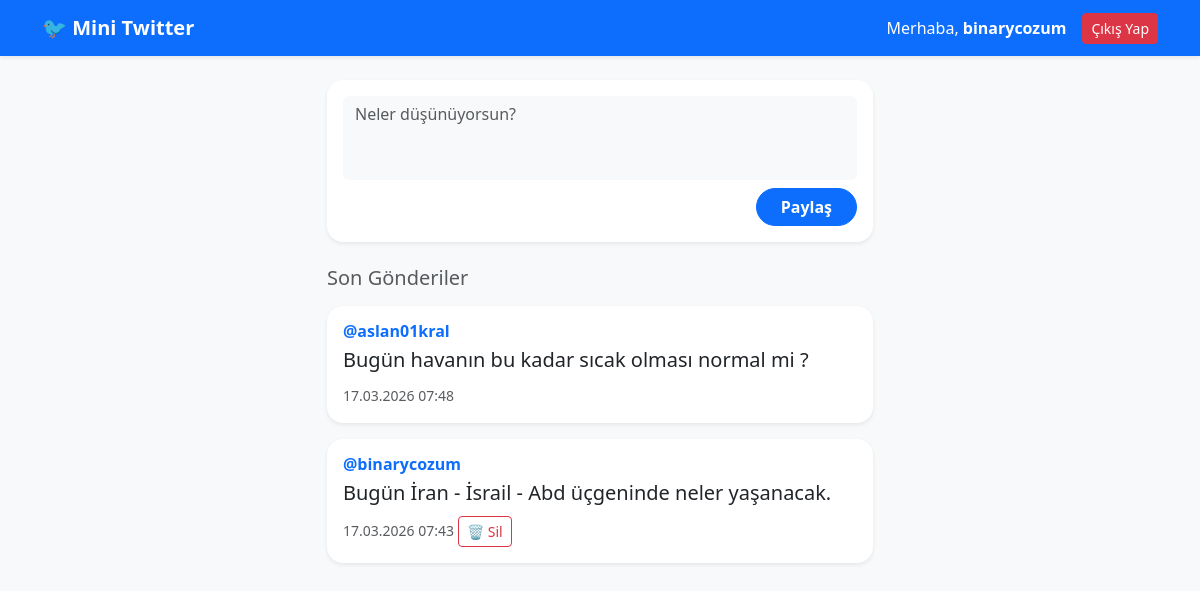
The app's page /mini-twitter/index.php (signed in) with its own data.
### tables this page shows
CREATE TABLE `gonderiler` (
  `id` int(11) NOT NULL,
  `kullanici_id` int(11) NOT NULL,
  `icerik` text NOT NULL,
  `tarih` timestamp NOT NULL DEFAULT current_timestamp()
);

CREATE TABLE `kullanicilar` (
  `id` int(11) NOT NULL,
  `kullanici_adi` varchar(50) NOT NULL,
  `sifre` varchar(255) NOT NULL
);

### mini-twitter/index.php (the view, shortened to what this page needs)
<?php
require_once 'baglan.php';
$aktif_kullanici_id = $_SESSION['kullanici_id'];
$aktif_kullanici_adi = $_SESSION['kullanici_adi'];
$sorgu = $db->query("
    SELECT gonderiler.id, gonderiler.kullanici_id, gonderiler.icerik, gonderiler.tarih, kullanicilar.kullanici_adi
    FROM gonderiler
    INNER JOIN kullanicilar ON gonderiler.kullanici_id = kullanicilar.id
    ORDER BY gonderiler.id DESC
");
$tum_gonderiler = $sorgu->fetchAll(PDO::FETCH_ASSOC);
?>
<!DOCTYPE html>
<html lang="tr">
<head>
    <link href="https://cdn.jsdelivr.net/npm/bootstrap@5.3.0/dist/css/bootstrap.min.css" rel="stylesheet">
</head>
<body class="bg-light">
    <nav class="navbar navbar-dark bg-primary shadow-sm mb-4">
        <div class="container">
            <a class="navbar-brand fw-bold" href="#">🐦 Mini Twitter</a>
            <div class="d-flex align-items-center">
                <span class="text-white me-3">Merhaba, <strong><?php echo $aktif_kullanici_adi; ?></strong></span>
                <a href="cikis.php" class="btn btn-danger btn-sm">Çıkış Yap</a>
            </div>
        </div>
    </nav>
    <div class="container">
        <div class="row justify-content-center">
            <div class="col-md-6">
                <div class="card shadow-sm border-0 mb-4 rounded-4">
                    <div class="card-body p-3">
                        <form method="POST">
                            <div class="mb-2">
                                <textarea name="icerik" class="form-control border-0 bg-light" rows="3" placeholder="Neler düşünüyorsun?" required style="resize: none;"></textarea>
                            </div>
                            <div class="text-end">
                                <button type="submit" class="btn btn-primary rounded-pill px-4 fw-bold">Paylaş</button>
                            </div>
                        </form>
                    </div>
                </div>
                <h5 class="text-muted mb-3">Son Gönderiler</h5>
                <?php if(count($tum_gonderiler) > 0): ?>
                    <?php foreach($tum_gonderiler as $gonderi): ?>
                        <div class="card shadow-sm border-0 mb-3 rounded-4">
                            <div class="card-body p-3">
                                <h6 class="text-primary fw-bold mb-1">@<?php echo $gonderi['kullanici_adi']; ?></h6>
                                <p class="mb-2 text-dark fs-5"><?php echo htmlspecialchars($gonderi['icerik']); ?></p>
                                <small class="text-muted"><?php echo date('d.m.Y H:i', strtotime($gonderi['tarih'])); ?></small>
                                <?php if($gonderi['kullanici_id'] == $aktif_kullanici_id): ?>
                    <a href="sil.php?id=<?php echo $gonderi['id']; ?>" class="btn btn-outline-danger btn-sm">🗑️ Sil</a>
                <?php endif; ?>
                            </div>
                        </div>
                    <?php endforeach; ?>
                <?php else: ?>
                    <div class="alert alert-info text-center rounded-4">Henüz hiç gönderi yok. İlk yazan sen ol!</div>
                <?php endif; ?>
            </div>
        </div>
    </div>
</body>
</html>

### records on screen
gonderiler: kullanicilar.kullanici_adi "aslan01kral", icerik "Bugün havanın bu kadar sıcak olması normal mi ?", tarih "17.03.2026 07:48"
gonderiler: kullanicilar.kullanici_adi "binarycozum", icerik "Bugün İran - İsrail - Abd üçgeninde neler yaşanacak.", tarih "17.03.2026 07:43"

### other values on screen
$aktif_kullanici_adi "binarycozum"
